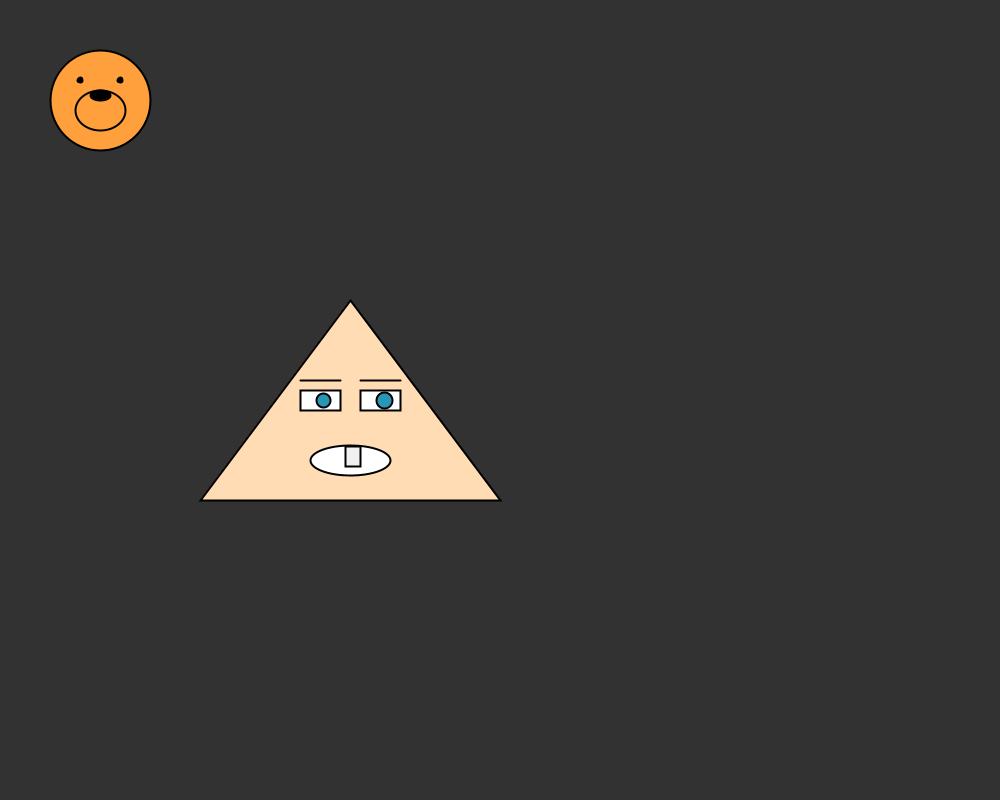
Frame 1 (no input)
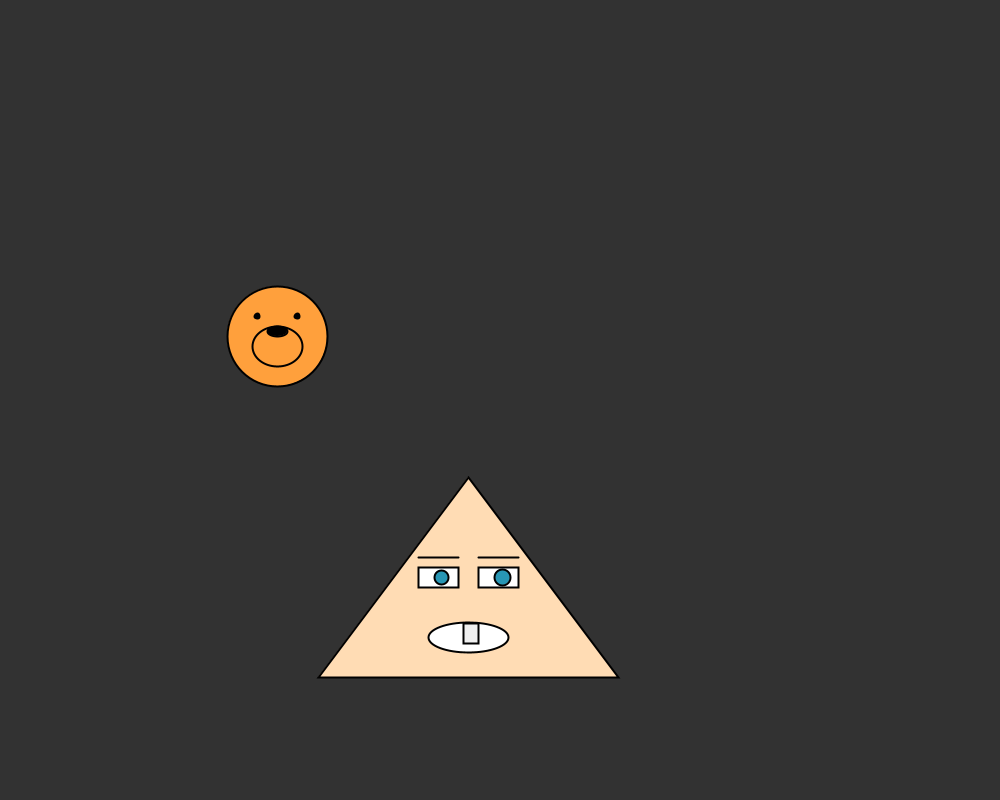
Frame 60 (the mouse pressed at the canvas centre just before this capture)
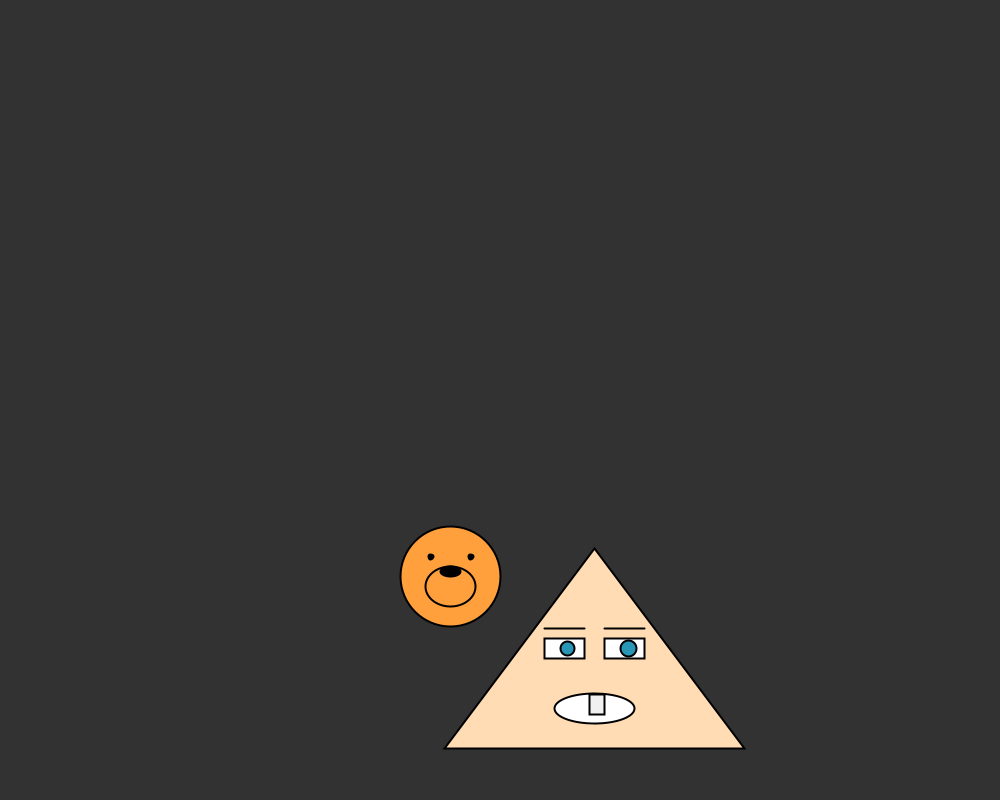
Frame 120 (the mouse held since frame 60 and released just before this capture)

The Processing sketch that drew these frames (run headless with seeded random() and noise(); from frame 60 on, the mouse is pressed at the canvas centre):

// Processing sketch: Final
// ── Final.pde
// positions, sizes and speeds
float x1,y1,d1,vx1,vy1;
float x2,y2,d2,vx2,vy2;

void setup() {
  size(1000, 800);

  // Artem
  x1 = 350; y1 = 300; d1 = 10;
  vx1 = 2; vy1 = 3;

  // Pet
  x2 = 100; y2 = 100; d2 = 10;
  vx2 = 3; vy2 = 4;
}

void artem(float x, float y, float d) {
  fill(255, 220, 180);
  strokeWeight(2);

  // body
  triangle(x-15*d, y+20*d, x+15*d, y+20*d, x, y);

  // eyes
  fill(255);
  rect(x-5*d, y+9*d, 4*d, 2*d);
  rect(x+1*d, y+9*d, 4*d, 2*d);

  // eyebrows
  stroke(0);
  line(x+1*d, y+8*d, x+5*d, y+8*d);
  line(x-5*d, y+8*d, x-1*d, y+8*d);

  // pupils
  fill(40, 150, 180);
  circle(x-2.7*d, y+10*d, 1.4*d);
  circle(x+3.4*d, y+10*d, 1.6*d);

  // mouth
  fill(255);
  ellipse(x, y+16*d, 8*d, 3*d);

  // tooth
  fill(240);
  rect(x-0.5*d, y+14.6*d, 1.5*d, 2*d);
}

void pet(float x,float y, float d) {
  fill(255, 160, 60);
  circle(x,y,d*10);              // face
  ellipse(x,y+d,d*5,d*4);        // muzzle
  fill(0);
  ellipse(x,y-0.5*d,d*2,d);      // nose
  circle(x+d*2,y-d*2,0.5*d);     // right eye
  circle(x-d*2,y-d*2,0.5*d);     // left eye
}

void draw() {
  background(50);

  // Artem move
  artem(x1,y1,d1);
  x1 += vx1; 
  y1 += vy1;
  if (x1-15*d1 < 0 || x1+15*d1 > width) vx1 = -vx1;
  if (y1 < 0 || y1+20*d1 > height) vy1 = -vy1;

  // Pet move
  pet(x2,y2,d2);
  x2 += vx2;
  y2 += vy2;
  if (x2-5*d2 < 0 || x2+5*d2 > width) vx2 = -vx2;
  if (y2-5*d2 < 0 || y2+5*d2 > height) vy2 = -vy2;

  // collision
  float cx1 = x1;
  float cy1 = y1 + 10*d1;
  float distance = dist(cx1, cy1, x2, y2);
  float radius1 = 11*d1;
  float radius2 = 5*d2;

  if (distance < radius1 + radius2 + 2) {
    float dx = (x2 - x1) / distance;
    float dy = (y2 - y1) / distance;
    float push = 2.5;
    vx1 -= dx * push;
    vy1 -= dy * push;
    vx2 += dx * push;
    vy2 += dy * push;
  }
}
